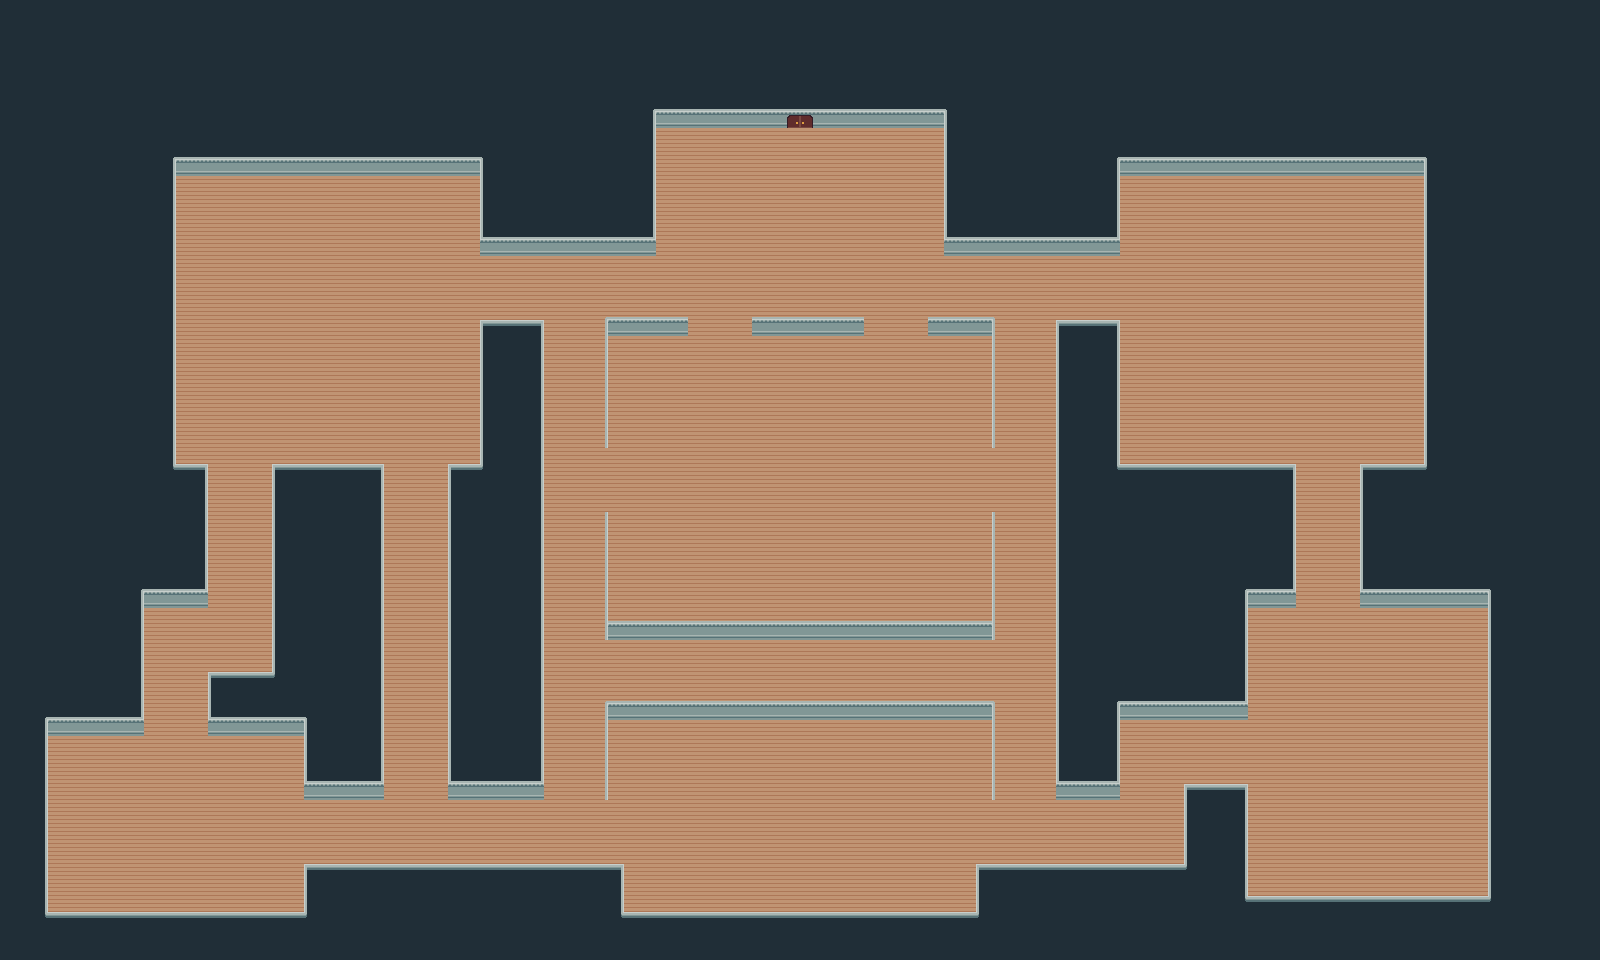

This is a level from a 2D game, rendered from its Tiled map with the project's own tilesets. A one-line summary and the map file follow, with tile-layer data summarised:
An orthogonal 100x60 tile map with 16x16 px tiles, 3 tile layers (bg, floor, walls).

<map version="1.10" tiledversion="1.10.1" orientation="orthogonal" renderorder="right-down" width="100" height="60" tilewidth="16" tileheight="16" infinite="0" nextlayerid="27" nextobjectid="1">
 <tileset firstgid="1" source="Museum.tsx" />
 <layer id="26" name="bg" width="100" height="60">
  <data>[6000 cells, 2408 non-empty, 1 distinct tile ids]</data>
 </layer>
 <layer id="25" name="floor" width="100" height="60">
  <data>[6000 cells, 2854 non-empty, 1 distinct tile ids]</data>
 </layer>
 <layer id="15" name="walls" width="100" height="60">
  <data>[6000 cells, 848 non-empty, 20 distinct tile ids]</data>
 </layer>
</map>